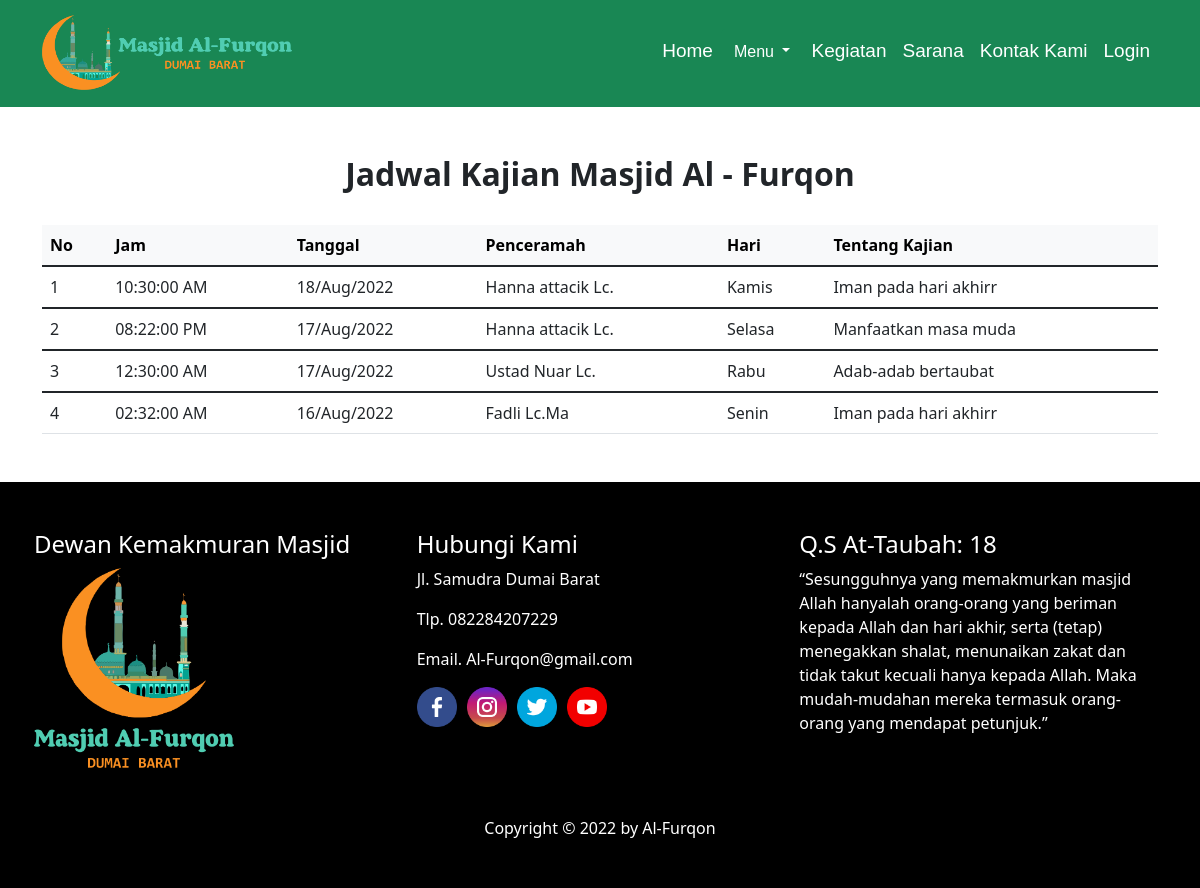
Screenshot of /?page=jadwal with the database file from the repository.
### tables this page shows
CREATE TABLE `jadwal` (
  `id_jadwal` int(11) NOT NULL,
  `waktu` time NOT NULL,
  `tanggal` date NOT NULL,
  `penceramah` varchar(30) NOT NULL,
  `hari` varchar(25) NOT NULL,
  `kajian` varchar(50) NOT NULL
);

### frontend/jadwal.php (the view)
<div class="container mt-5">
    <div class="row">
        <div class="col">
            <h2 class="fw-bold text-center">Jadwal Kajian Masjid Al - Furqon</h2>
        </div>
    </div>
    <div class="col mt-4">
        <table class="table">
            <thead class="table-light">
                <th>No</th>
                <th>Jam</th>
                <th>Tanggal</th>
                <th>Penceramah</th>
                <th>Hari</th>
                <th>Tentang Kajian</th>
            </thead>
    <?php
    include "config/koneksi.php";
     $sql = $conn->query("SELECT * FROM jadwal ORDER BY tanggal DESC");
     foreach($sql as $d):
    ?>
            <tbody>
                <td><?= ++$i; ?></td>
                <td><?= date("h:i:s A", strtotime($d['waktu'])); ?></td>
                <td><?= date("d/M/Y", strtotime($d['tanggal'])); ?></td>
                <td><?= $d['penceramah']; ?></td>
                <td><?= $d['hari']; ?></td>
                <td><?= $d['kajian']; ?></td>
            </tbody>
    <?php endforeach; ?>
        </table>
    </div>
</div>

### index.php (shortened to what this page needs)
<!doctype html>
<html lang="en">
  <head>
    <link href="boostrap/css/bootstrap.min.css" rel="stylesheet">
    <link rel="stylesheet" href="boostrap/css/style.css">
</head>
<body>
<nav class="navbar navbar-expand-lg navbar-dark bg-success">
  <div class="container pb-1">
    <a class="navbar-brand fs-3 fw-bold" href="#">
    <img src="img/sosial/logo.png" width="250" height="75" class="d-inline-block align-text-top">
  </a>
    <div class="collapse navbar-collapse isi" id="navbarNav">
      <ul class="navbar-nav ms-auto ps-4">
        <li class="nav-item">
          <a class="nav-link active" aria-current="page" href="index.php">Home</a>
        </li>
        <div class="btn-group">
          <button class="btn btn-success dropdown-toggle" type="button" id="dropdownMenuClickableInside" data-bs-toggle="dropdown" data-bs-auto-close="outside" aria-expanded="false">
            Menu
          </button>
        </div>
        <li class="nav-item">
          <a class="nav-link active" href="?page=kegiatan">Kegiatan</a>
        </li>
        <li class="nav-item">
          <a class="nav-link active" href="?page=sarana">Sarana</a>
        </li>
        <li class="nav-item">
          <a class="nav-link active" href="?page=kontak">Kontak Kami</a>
        </li>
        <li class="nav-item">
          <a class="nav-link active" href="login.php">Login</a>
        </li>
      </ul>
    </div>
  </div>
</nav>
<?php
  if($_GET['page'] == ''){
    include "halaman.php";
  }
  else if($_GET['page'] == 'jadwal'){
    include 'frontend/jadwal.php';
  }
?>
<footer class="fot mt-5 py-5 text-white">
  <div class="container">
    <div class="row">
      <div class="col ps-1">
        <h4>Dewan Kemakmuran Masjid</h4>
        <img src="img/sosial/logo2.png" width="200" height="200" class="d-inline-block align-text-top">
      </div>
      <div class="col">
        <h4>Hubungi Kami</h4>
        <p>Jl. Samudra Dumai Barat</p>
        <p>Tlp. 082284207229</p>
        <p>Email. Al-Furqon@gmail.com</p>
          <div class="sosial">
          <img src="img/sosial/facebook.png" width="40">
          <img src="img/sosial/instagram.png" width="40">
          <img src="img/sosial/twitter.png" width="40">
          <img src="img/sosial/youtube.png" width="40">
        </div>
      </div>
      <div class="col">
        <h4>Q.S At-Taubah: 18</h4>
        <p>“Sesungguhnya yang memakmurkan masjid Allah hanyalah orang-orang yang beriman kepada Allah dan hari akhir, serta (tetap) menegakkan shalat, menunaikan zakat dan tidak takut kecuali hanya kepada Allah. Maka mudah-mudahan mereka termasuk orang-orang yang mendapat petunjuk.”</p>
      </div>
    </div>
  </div>
  <div class="copy pt-5 text-center">
    Copyright &copy; 2022 by Al-Furqon
  </div>
</footer>
  </body>
</html>

### boostrap/css/style.css (style rules this page uses)
nav .isi { font-family: sans-serif; font-weight: 500; font-size: 19px; }
footer { background-color: black; }
.sosial img { margin-right: 6px; }

### rows the page displays
jadwal: waktu "10:30:00 AM", tanggal "18/Aug/2022", penceramah "Hanna attacik Lc.", hari "Kamis", kajian "Iman pada hari akhirr"
jadwal: waktu "08:22:00 PM", tanggal "17/Aug/2022", penceramah "Hanna attacik Lc.", hari "Selasa", kajian "Manfaatkan masa muda"
jadwal: waktu "12:30:00 AM", tanggal "17/Aug/2022", penceramah "Ustad Nuar Lc.", hari "Rabu", kajian "Adab-adab bertaubat"
jadwal: waktu "02:32:00 AM", tanggal "16/Aug/2022", penceramah "Fadli Lc.Ma", hari "Senin", kajian "Iman pada hari akhirr"
